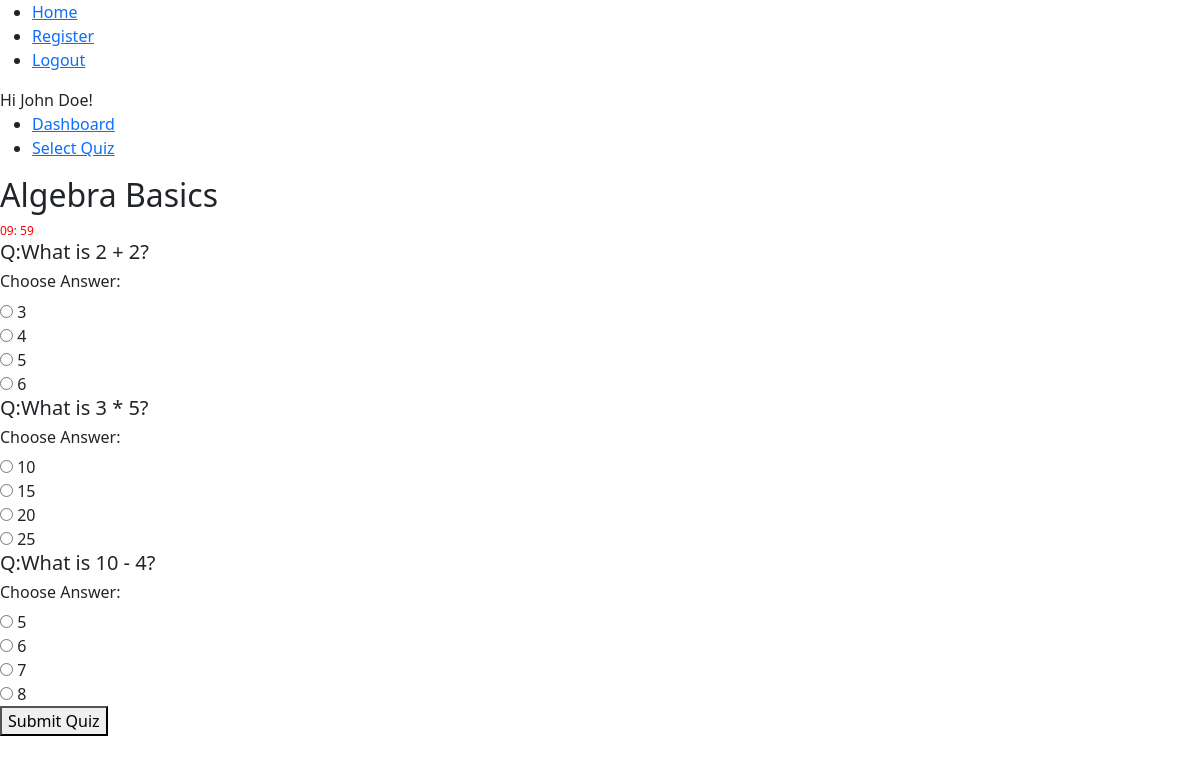
Screenshot of /quiz/1 (signed in) with the database file from the repository.
### app/models.py (models this page shows, shortened)
class User(db.Model, UserMixin):
    id = db.Column(db.Integer, primary_key=True)
    username = db.Column(db.String(80), unique=True, nullable= False)
    password_hash = db.Column(db.String(200),nullable=False)
    fullname = db.Column(db.String(100),nullable=False)
    qualification = db.Column(db.String)
    dob = db.Column(db.Date)
    scores = db.relationship('Score', backref = 'user', lazy=True)

class Quiz(db.Model):
    id = db.Column(db.Integer, primary_key=True)
    name = db.Column(db.String(100), nullable=False)
    date_of_quiz = db.Column(db.DateTime)
    time_duration = db.Column(db.Integer, default = 0)
    chapter_id = db.Column(db.Integer,db.ForeignKey('chapter.id'), nullable=False)
    questions = db.relationship('Question', backref='quiz', lazy=True)

class Question(db.Model):
    id = db.Column(db.Integer, primary_key=True)
    question_statement = db.Column(db.Text)
    option1 = db.Column(db.String(200),nullable=False)
    option2 = db.Column(db.String(200),nullable=False)
    option3 = db.Column(db.String(200),nullable=False)
    option4 = db.Column(db.String(200),nullable=False)
    correct_option = db.Column(db.Integer, nullable=False)
    quiz_id = db.Column(db.Integer, db.ForeignKey('quiz.id'), nullable=False)

### app/routes.py (the view, shortened to what this page needs)
@app.route("/quiz/<int:quiz_id>", methods=['GET', 'POST'])
@login_required
def attempt_quiz(quiz_id):
    quiz = Quiz.query.get_or_404(quiz_id)
    questions = quiz.questions
    return render_template("user/attempt_quiz.html", quiz=quiz, questions = questions)

### app/routes.py (called while the page is built)
@login_manager.user_loader
def load_user(user_id):
    return User.query.get(user_id)

### app/templates/user/attempt_quiz.html (shortened to what this page needs)
{% extends 'layout.html' %}
{% block content %}
{% block head %}
    {{ super() }}
{% endblock %}
    <h2>{{quiz.name}}</h2>
    {% if quiz.time_duration > 0 %}
    <div class="timer">
        <span id="timer">00:00</span>
    </div>
    {% endif %}
    <form id = "quizForm" method="POST">
        <div>
            {% for question in questions %}
            <div>
                <h5>Q:{{question.question_statement}}</h5>
                <h6>Choose Answer:</h6>
                <div>
                    <input type="radio" name="question_{{question.id}}" value="1">
                    <label>{{ question.option1 }}</label>
                </div>
                <div>
                    <input type="radio" name="question_{{question.id}}" value="2">
                    <label>{{ question.option2 }}</label>
                </div>
                <div>
                    <input type="radio" name="question_{{question.id}}" value="3">
                    <label>{{ question.option3 }}</label>
                </div>
                <div>
                    <input type="radio" name="question_{{question.id}}" value="4">
                    <label>{{ question.option4 }}</label>
                </div>
            </div>
            {%endfor%}
        </div>
        <button type="submit">Submit Quiz</button>
    </form>
{% endblock %}

### app/templates/layout.html (shortened to what this page needs)
<!doctype html>
<html>
  <head>
    {% block head %}
    <link href="https://cdn.jsdelivr.net/npm/bootstrap@5.3.3/dist/css/bootstrap.min.css" rel="stylesheet">
    <link rel="stylesheet" href="https://cdnjs.cloudflare.com/ajax/libs/font-awesome/6.7.2/css/all.min.css" />
    {% endblock %}
  </head>
  <body>
    <ul>
        <li><a href ="{{url_for('home')}}">Home</a></li>
        <li><a href = "{{url_for('register')}}">Register</a></li>
        {% if current_user.is_authenticated %}
        <li><a href = "{{url_for('logout')}}">Logout</a></li>
        {% else %}
        <li><a href = "{{url_for('login')}}">Login</a></li>
        {% endif %}
    </ul>
    <div id="content">
      {% if current_user.is_authenticated %}
      Hi {{ current_user.fullname }}!
      <ul>
        <li><a href="{{ url_for('dashboard') }}">Dashboard</a></li>
        <li><a href="{{ url_for('select_quiz') }}">Select Quiz</a></li>
      </ul>
      {% endif %}
        {% block content %}{% endblock %}
    </div>
  </body>
</html>

### app/templates/user/attempt_quiz.html (style rules this page uses)
.timer { color: red; font-size: 12px; }

### rows the page displays
User: fullname "John Doe"
Quiz: name "Algebra Basics"
Question: question_statement "What is 2 + 2?", option1 "3", option2 "4", option3 "5", option4 "6"
Question: question_statement "What is 3 * 5?", option1 "10", option2 "15", option3 "20", option4 "25"
Question: question_statement "What is 10 - 4?", option1 "5", option2 "6", option3 "7", option4 "8"
